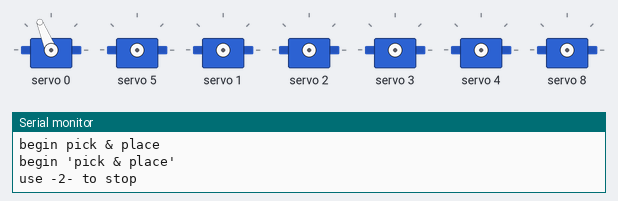
This sketch was run on a simulated Arduino Uno, built with avr-gcc and run on an emulated ATmega328P. Parts: 7 × servo, the last lines printed to the serial monitor.

Above: at 0.17 s.
At 5.04 s:
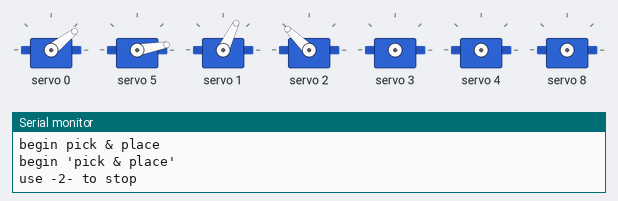
At 9.92 s:
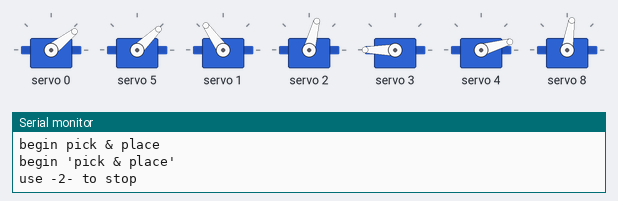
At 19.96 s:
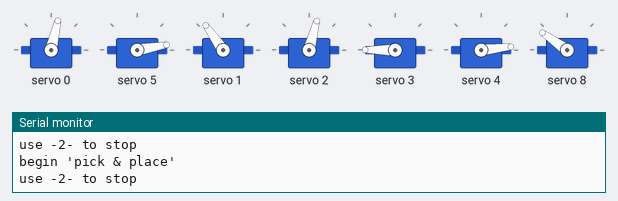
At 29.72 s:
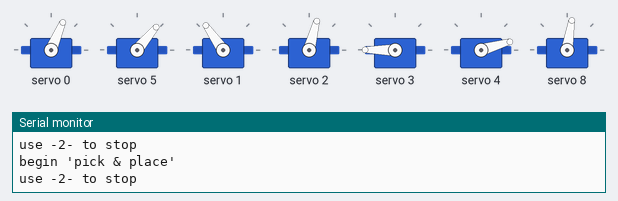
At 39.76 s:
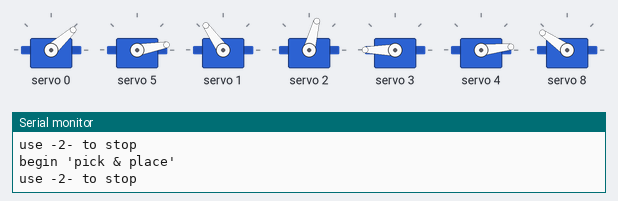
Timing chart, 0 to 40.0 s (numbered marks = the images above):
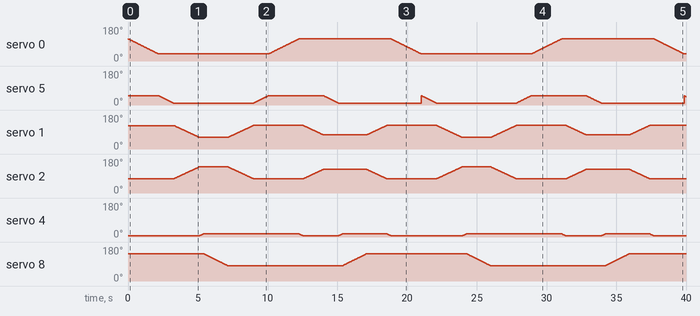

The sketch:

serail_input_card_pick_place.ino
```cpp
#include <Servo.h>
#include <Wire.h>
#include <Adafruit_PWMServoDriver.h>
Adafruit_PWMServoDriver pwm = Adafruit_PWMServoDriver();
#define SERVOMIN  150 // this is the 'minimum' pulse length count (out of 4096)
#define SERVOMAX  625 // this is the 'maximum' pulse length count (out of 4096)
uint8_t servonum = 0;
int input;
int val1=430; int val2=450;  int val3=625;  int val4=250;  int val5=605;  int val6=500;
int k;

void setup()
{
  Serial.begin(9600);
  Serial.println("16 channel Servo test!");
  pwm.begin();
  pwm.setPWMFreq(60);
  Serial.println("begin pick & place");

}

void loop()
         {
            Serial.println("begin 'pick & place' ");Serial.println("use -2- to stop");
 //to position A---to position A---to position A---to position A---to position A---to position A---to position A---to position A---to position A---to position A---to position A

            /*for (val5=360; val5<=605; val5++)
            {
             pwm.setPWM(6, 0, val5 );
             delay(10);
            }*/
            for (val1=430; val1>=230;val1--)
            {
             pwm.setPWM(0, 0, val1 );
             delay(10);
            }
            for (val4=260; val4>=160; val4--)
            {
             pwm.setPWM(5, 0, val4 );
             delay(10);
            }
            for (val2=450; val2>=290;val2--)
            {
             pwm.setPWM(1, 0, val2 );pwm.setPWM(2, 0, 775-val2 );
             delay(10);
            }
            for (val3=625; val3>=600;val3--)
            {
             pwm.setPWM(3, 0, val3 );pwm.setPWM(4, 0, 775-val3 );
             delay(10);
            }


            for (val6=500; val6>=340; val6--)
            {
             pwm.setPWM(8, 0, val6 );
             delay(10);
            }

 //---to position B---to position B---to position B---to position B---to position B---to position B---to position B---to position B---to position B---to position B---to position B---to position B


            for (val2=290; val2<=450;val2++)
            {
             pwm.setPWM(1, 0, val2 );pwm.setPWM(2, 0, 775-val2 );
             delay(10);
            }
            for (val4=160; val4<=260; val4++)
            {
             pwm.setPWM(5, 0, val4 );
             delay(10);
            }
             for (val1=230; val1<=430;val1++)
            {
             pwm.setPWM(0, 0, val1 );
             delay(10);
            }
            for (val3=600; val3<=625;val3++)
            {
             pwm.setPWM(3, 0, val3 );pwm.setPWM(4, 0, 775-val3 );
             delay(10);
            }

 //---to position C---to position C---to position C---to position C---to position C---to position C---to position C---to position C---to position C---to position C---to position C---to position C


             for (val2=450; val2>=325;val2--)
            {
             pwm.setPWM(1, 0, val2 );pwm.setPWM(2, 0, 775-val2 );
             delay(10);
            }
            for (val4=260; val4>=160; val4--)
            {
             pwm.setPWM(5, 0, val4 );
             delay(10);
            }
            for (val3=625; val3>=600;val3--)
            {
             pwm.setPWM(3, 0, val3 );pwm.setPWM(4, 0, 775-val3 );
             delay(10);
            }

            for (val6=340; val6<=500; val6++)
            {
             pwm.setPWM(8, 0, val6 );
             delay(10);
            }
 //---to position D---to position D---to position D---to position D---to position D---to position D---to position D---to position D---to position D---to position D---to position D---to position D


            for (val2=325; val2<=450;val2++)
            {
             pwm.setPWM(1, 0, val2 );pwm.setPWM(2, 0, 775-val2 );
             delay(10);
            }

            for (val3=600; val3<=625;val3++)
            {
             pwm.setPWM(3, 0, val3 );pwm.setPWM(4, 0, 775-val3 );
             delay(10);
            }

           /*
            for (val5=605; val5>=360; val5--)
            {
             pwm.setPWM(6, 0, val5 );
             delay(10);
            }*/
         }
```
